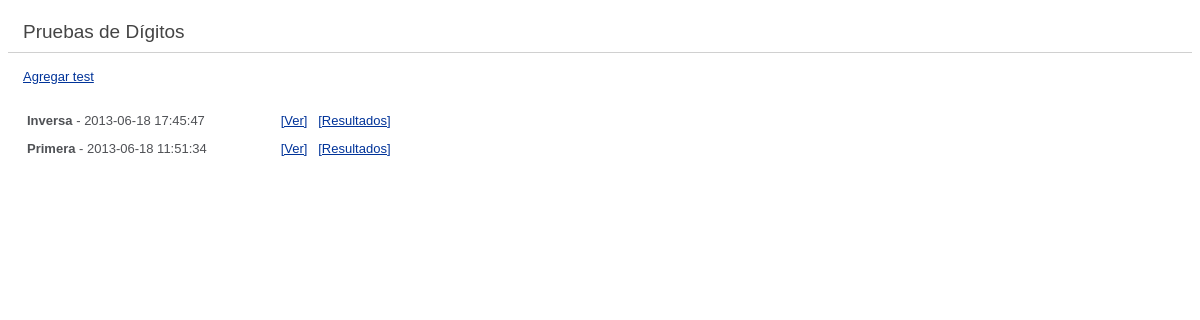
The page /index.php/digittest on the database its author committed.
### tables this page shows
CREATE TABLE `test_digit` (
  `id` int(10) unsigned NOT NULL auto_increment,
  `name` varchar(25) NOT NULL,
  `date` datetime NOT NULL,
  `disturbance` smallint(2) NOT NULL,
  `exposure` int(10) NOT NULL,
  `type` smallint(1) unsigned NOT NULL default '1' COMMENT '1-direct, 2-reverse',
  PRIMARY KEY  (`id`)
);

### application/controllers/digittest.php (called while the page is built, shortened)
<?php
class DigitTest extends CI_Controller {
	public function __construct()
	{
		$this->load->model('digittest_model');
	}
	public function index()
	{
		$data['tests'] = $this->digittest_model->get();
		$data['title'] = 'Pruebas de Dígitos';
		$this->load->view('templates/header', $data);
		$this->load->view('digittest/index', $data);
		$this->load->view('templates/footer');
	}
}

### index.php (called while the page is built, shortened)
<?php
require_once BASEPATH.'core/CodeIgniter.php';

### application/models/digittest_model.php (called while the page is built, shortened)
<?php
class digittest_model extends CI_Model {
	public function get() {
		$this->db->from('test_digit')->order_by("date", "desc");
		return $this->db->get()->result_array();
	}
}

### application/views/digittest/index.php (the view, shortened to what this page needs)
<div id="main">
	<div>
		<a href="<?php echo site_url("digittest/add");?>" id="btn-add">Agregar test</a><br/><br/>
	</div>
	<div id="gallery">
	<?php
	if (sizeof($tests) > 0) :
		foreach ($tests as $test): ?>
			<div class="test-item">
				<div class="test-info">
					<?php echo "<strong>" . $test['name'] . '</strong> - ' . $test['date']?>
				</div>
				<div id="test-actions">
					<a href="<?php echo site_url("digittest/" . $test['id']);?>">[Ver]</a>
					<a href="<?php echo site_url("digittest/results/" . $test['id']);?>">[Resultados]</a>
				</div>
			</div>
			<?php
		endforeach;
	else:
		echo "A&uacute;n no hay pruebas";
	endif;
	?>
	</div>
</div>

### resources/css/theme.css (style rules this page uses)
body { background-color: #fff; font: 13px/20px normal Helvetica, Arial, sans-serif; color: #4F5155; }
a { color: #003399; background-color: transparent; font-weight: normal; }
#main { text-align: center; height: 100%; text-align: left; padding: 15px; padding-top: 0px }
#gallery { text-align: left; }
.test-item { padding: 4px; }
.test-info { width: 250px; display: inline-block; }
.test-item div { display: inline-block; }

### rows shown on the page
test_digit: name "Inversa", date "2013-06-18 17:45:47"
test_digit: name "Primera", date "2013-06-18 11:51:34"

### other values the page prints
$title "Pruebas de Dígitos"
